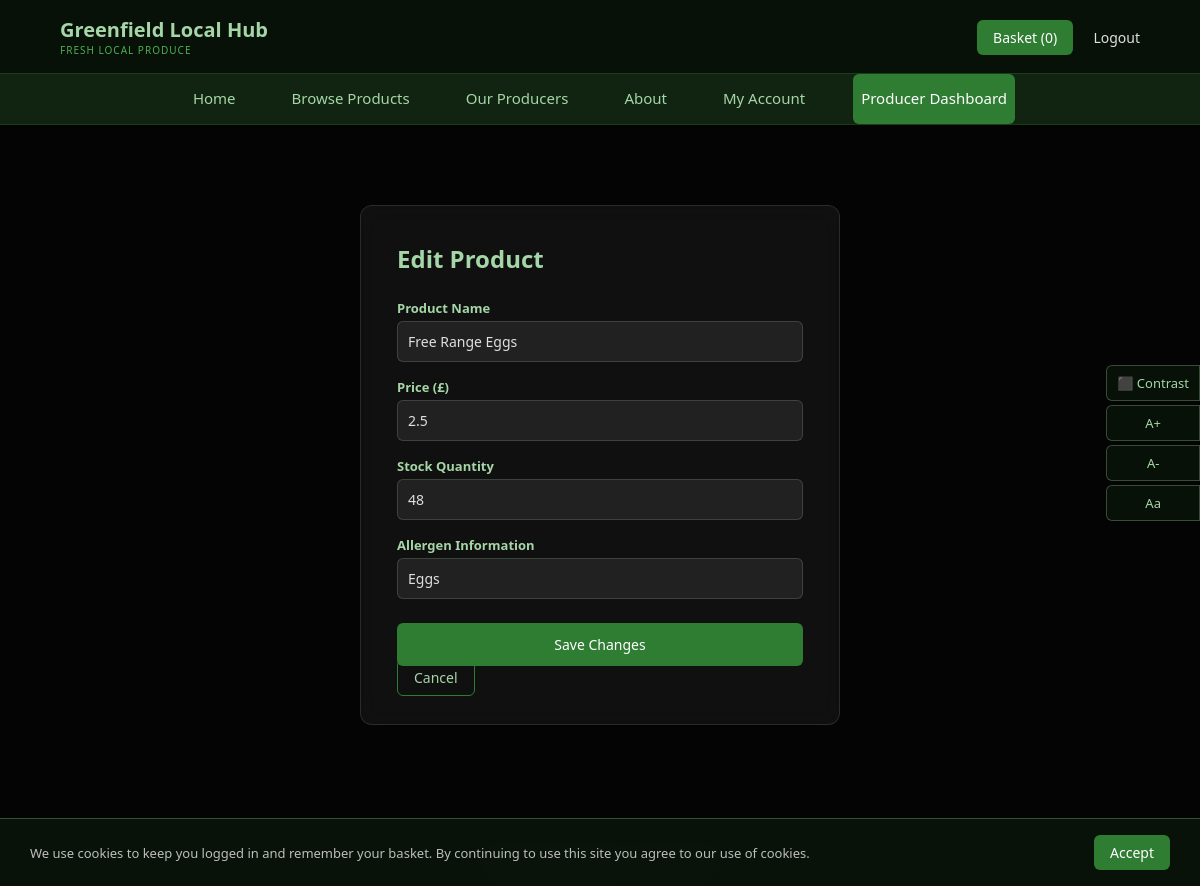
Screenshot of /producer/edit_product/1 (signed in) with the database file from the repository.
### main.py (models this page shows)
class Product(db.Model):
    id = db.Column(db.Integer, primary_key=True)
    name = db.Column(db.String(100), nullable=False)
    description = db.Column(db.Text)
    price = db.Column(db.Float, nullable=False)
    stock = db.Column(db.Integer, default=0)
    category = db.Column(db.String(50))
    allergens = db.Column(db.String(200))  # Required by FSA regulations
    status = db.Column(db.String(20), default='pending')
    image = db.Column(db.String(200), nullable=True)  # Optional product image
    producer_id = db.Column(db.Integer, db.ForeignKey('producer.id'), nullable=False)

### main.py (the view, shortened to what this page needs)
@app.route('/producer/edit_product/<int:product_id>', methods=['GET', 'POST'])
@login_required
def edit_product(product_id):
    if current_user.role != 'producer':
        flash('Access denied.', 'danger')
        return redirect(url_for('index'))
    product = Product.query.get_or_404(product_id)
    return render_template('edit_product.html', product=product)

### main.py (called while the page is built)
@login_manager.user_loader
def load_user(user_id):
    return User.query.get(int(user_id))

### templates/edit_product.html (shortened to what this page needs)
{% extends 'base.html' %}
{% block content %}
<div class="form-container">
    <h2>Edit Product</h2>
    <form method="POST" action="{{ url_for('edit_product', product_id=product.id) }}">
        <label>Product Name</label>
        <input type="text" name="name" value="{{ product.name }}" required>
        <label>Price (£)</label>
        <input type="number" name="price" value="{{ product.price }}" step="0.01" min="0" required>
        <label>Stock Quantity</label>
        <input type="number" name="stock" value="{{ product.stock }}" min="0" required>
        <label>Allergen Information</label>
        <input type="text" name="allergens" value="{{ product.allergens }}" required>
        <button type="submit" class="btn-primary">Save Changes</button>
        <a href="{{ url_for('producer_dashboard') }}" class="btn-secondary">Cancel</a>
    </form>
</div>
{% endblock %}

### static/style.css (style rules this page uses)
* { margin: 0; padding: 0; box-sizing: border-box; font-family: Aptos, 'Segoe UI', sans-serif; }
body { background-color: #0a0a0a; background-image: url('/static/bg.jpg'); background-size: cover; background-position: center; background-attachment: fixed; color: #e0e0e0; min-height: 100vh; display: flex; flex-direction: column; }
body::before { content: ''; position: fixed; top: 0; left: 0; width: 100%; height: 100%; background: rgba(0, 0, 0, 0.55); z-index: 0; }
a { text-decoration: none; color: inherit; }
.btn-primary { background-color: #2E7D32; color: #ffffff !important; padding: 8px 16px; border-radius: 6px; border: none; cursor: pointer; font-size: 14px; transition: background-color 0.2s; }
.btn-secondary { background-color: transparent; color: #A5D6A7 !important; padding: 8px 16px; border-radius: 6px; border: 1px solid #2E7D32; cursor: pointer; font-size: 14px; }
.form-container { max-width: 480px; margin: 40px auto; background: rgba(255, 255, 255, 0.05); backdrop-filter: blur(12px); border: 1px solid rgba(165, 214, 167, 0.15); padding: 36px; border-radius: 12px; }
.form-container h2 { color: #A5D6A7; margin-bottom: 24px; }
.form-container label { display: block; font-size: 13px; font-weight: 600; color: #A5D6A7; margin-bottom: 4px; margin-top: 16px; }
.form-container input { width: 100%; padding: 10px; border: 1px solid rgba(165, 214, 167, 0.2); border-radius: 6px; font-size: 14px; background: rgba(255, 255, 255, 0.07); color: #e0e0e0; }
.form-container .btn-primary { width: 100%; padding: 12px; margin-top: 24px; }

### rows the page displays
Product: name "Free Range Eggs", price "2.5", stock "48", allergens "Eggs"

### other values shown
{{ session.get('basket', [])|length }} "0"
